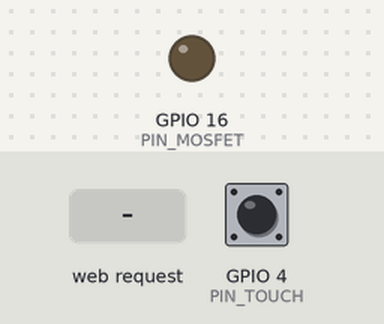
A sketch run on a simulated ESP32. Shown: output pins drawn as LEDs (lit = HIGH). Inputs (shaded band) come from the test bench; at power-on: GPIO 4 (PIN_TOUCH) LOW. WiFi joins after 1.5 s; servers stay silent unless stated; what the sketch prints to the serial monitor is not drawn.

Above: at 2.7 s.
2.8 s: HTTP request GET /manual received
At 3.2 s:
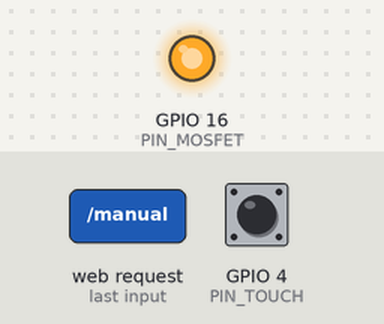
5.8 s: GPIO 4 (PIN_TOUCH) pulled HIGH for 0.15 s
At 6.6 s:
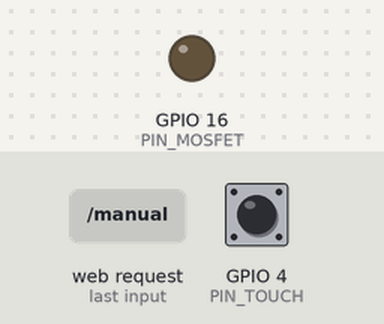
7.4 s: GPIO 4 (PIN_TOUCH) pulled HIGH for 1 s
At 7.8 s:
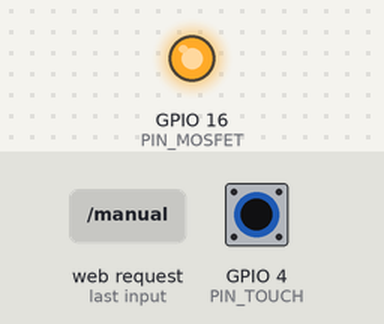
9.9 s: GPIO 4 (PIN_TOUCH) pulled HIGH for 3.2 s
At 10.9 s:
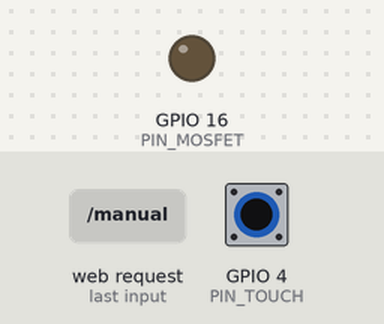
14.6 s: HTTP request GET /manual?plain=1 received
At 15.7 s:
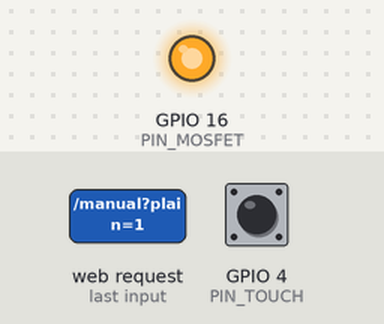
17.6 s: HTTP request GET /test-alba received
At 18.0 s:
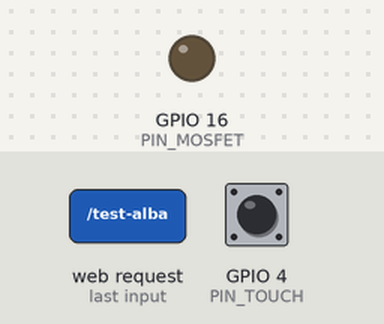
Timing chart, 0 to 20.1 s (numbered marks = the images above; inputs shaded):
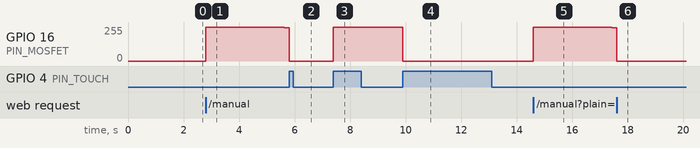

The sketch:

edit.ino
```cpp
#include <WiFi.h>
#include <WebServer.h>
#include <Wire.h>
#include <RTClib.h>
#include <math.h>

const char* ssid = "EOLO_039618";
const char* password = "Q8AeshLR6";

const int PIN_MOSFET = 16;
const int PIN_TOUCH = 4;

// DURATE
const unsigned long DURATION_SUNSET = 10;
const unsigned long DURATION_SUNRISE = 30;
unsigned long standardDurationMinutes = 30;

RTC_DS1307 rtc;
WebServer server(80);

const int PWM_FREQ = 5000;
const int PWM_CHANNEL = 0;
const int PWM_RESOLUTION = 8;

// STATI
int currentBrightness = 0;
bool isLightOn = false;
bool isSunsetMode = false;
bool isSunriseMode = false;

// DEBUG: Variabile per salvare l'ultimo messaggio ricevuto
String lastWebhookMessage = "Nessun segnale ricevuto ancora.";

unsigned long animationStartTime = 0;
unsigned long currentDurationMillis = 0;
int lastTouchState = LOW;

// PROTOTIPI
void startSunset(unsigned long minutes);
void startSunrise(unsigned long minutes);
void updateSunset();
void updateSunrise();
void handleTouch();

void setup() {
  Serial.begin(115200);

  ledcSetup(PWM_CHANNEL, PWM_FREQ, PWM_RESOLUTION);
  ledcAttachPin(PIN_MOSFET, PWM_CHANNEL);
  ledcWrite(PWM_CHANNEL, 0);
  pinMode(PIN_TOUCH, INPUT);

  if (!rtc.begin()) Serial.println("RTC ERROR");
  if (!rtc.isrunning()) {
    rtc.adjust(DateTime(__DATE__, __TIME__));
  }

  WiFi.begin(ssid, password);
  while (WiFi.status() != WL_CONNECTED) { delay(500); Serial.print("."); }
  Serial.println("\nIP: " + WiFi.localIP().toString());

  // --- 1. WEBHOOK (Input dall'App) ---
  server.on("/webhook", HTTP_POST, []() {
    if (!server.hasArg("plain")) {
      server.send(400, "text/plain", "No body data");
      return;
    }

    // SALVIAMO IL MESSAGGIO NELLA VARIABILE GLOBALE PER VISUALIZZARLO
    String body = server.arg("plain");
    lastWebhookMessage = body; // <--- Qui salviamo il testo per la pagina web
    Serial.println("WEBHOOK: " + body);

    if (body.indexOf("sleep_tracking_started") >= 0) {
       if (!isLightOn && currentBrightness == 0) {
         server.send(200, "text/plain", "Ignorato: Luce gia' spenta.");
       } else {
         startSunset(DURATION_SUNSET);
         server.send(200, "text/plain", "Tramonto OK");
       }
    }
    else if (body.indexOf("alarm_alert_start") >= 0 || body.indexOf("smart_period") >= 0) {
       if (isLightOn && currentBrightness == 255) {
         server.send(200, "text/plain", "Ignorato: Luce gia' accesa.");
       } else {
         startSunrise(DURATION_SUNRISE);
         server.send(200, "text/plain", "Alba OK");
       }
    }
    else {
      server.send(200, "text/plain", "Evento ricevuto ma non riconosciuto.");
    }
  });

  // --- 2. COMANDO MANUALE ---
  server.on("/manual", []() {
    if (!isLightOn) { isLightOn = true; ledcWrite(PWM_CHANNEL, 255); }
    startSunset(standardDurationMinutes);
    server.sendHeader("Location", "/");
    server.send(303);
  });

  // --- 3. TEST ALBA ---
  server.on("/test-alba", []() {
    startSunrise(DURATION_SUNRISE);
    server.sendHeader("Location", "/");
    server.send(303);
  });

  // --- 4. INTERFACCIA WEB (Con Debugger) ---
  server.on("/", []() {
    DateTime now = rtc.now();
    String html = "<html><head><meta name='viewport' content='width=device-width, initial-scale=1'>";
    // Aggiungo un refresh automatico ogni 5 secondi per vedere se arrivano messaggi
    html += "<meta http-equiv='refresh' content='5'>";
    html += "</head>";
    html += "<body style='font-family:sans-serif; text-align:center; padding:20px;'>";
    html += "<h1>Domotica Sonno</h1>";

    // Stato
    html += "<div style='border:1px solid #ccc; padding:10px; margin-bottom:20px;'>";
    html += "<p>Ora RTC: <b>" + String(now.hour()) + ":" + String(now.minute()) + "</b></p>";
    html += "<p>Stato Luce: <b>" + String(isLightOn ? "ACCESA" : "SPENTA") + "</b> (" + String(currentBrightness) + ")</p>";
    if (isSunsetMode) html += "<p style='color:blue; font-weight:bold;'>TRAMONTO IN CORSO</p>";
    if (isSunriseMode) html += "<p style='color:orange; font-weight:bold;'>ALBA IN CORSO</p>";
    html += "</div>";

    // Debugger Box (NUOVO)
    html += "<div style='background:#f0f0f0; padding:10px; margin-bottom:20px; border-radius:5px;'>";
    html += "<h3>Ultimo Segnale dall'App:</h3>";
    html += "<textarea rows='4' style='width:100%; font-family:monospace;' readonly>" + lastWebhookMessage + "</textarea>";
    html += "<p style='font-size:12px; color:#666;'>(La pagina si aggiorna ogni 5 sec)</p>";
    html += "</div>";

    // Pulsanti
    html += "<a href='/manual'><button style='padding:15px; background:#4CAF50; color:white; border:none; margin:5px; width:100%;'>TRAMONTO (30 min)</button></a><br>";
    html += "<a href='/test-alba'><button style='padding:15px; background:#FF9800; color:white; border:none; margin:5px; width:100%;'>TEST ALBA (30 min)</button></a>";

    html += "</body></html>";
    server.send(200, "text/html", html);
  });

  server.begin();
}

void loop() {
  server.handleClient();
  handleTouch();
  if (isSunsetMode) updateSunset();
  if (isSunriseMode) updateSunrise();
}

// LOGICA
void startSunset(unsigned long minutes) {
  isSunsetMode = true; isSunriseMode = false;
  animationStartTime = millis();
  currentDurationMillis = minutes * 60 * 1000;
  isLightOn = true;
}

void startSunrise(unsigned long minutes) {
  isSunriseMode = true; isSunsetMode = false;
  animationStartTime = millis();
  currentDurationMillis = minutes * 60 * 1000;
  isLightOn = true;
  currentBrightness = 0; ledcWrite(PWM_CHANNEL, 0);
}

void handleTouch() {
  int touchState = digitalRead(PIN_TOUCH);
  if (touchState == HIGH && lastTouchState == LOW) {
    isSunsetMode = false; isSunriseMode = false;
    isLightOn = !isLightOn;
    currentBrightness = isLightOn ? 255 : 0;
    ledcWrite(PWM_CHANNEL, currentBrightness);
    delay(300);
  }
  lastTouchState = touchState;
}

void updateSunset() {
  unsigned long t = millis() - animationStartTime;
  if (t >= currentDurationMillis) {
    ledcWrite(PWM_CHANNEL, 0); isSunsetMode = false; isLightOn = false; currentBrightness=0;
  } else {
    float rem = 1.0 - ((float)t / currentDurationMillis);
    int val = (int)(pow(rem, 5.0) * 255);
    if (val != currentBrightness) { currentBrightness = val; ledcWrite(PWM_CHANNEL, val); }
  }
}

void updateSunrise() {
  unsigned long t = millis() - animationStartTime;
  if (t >= currentDurationMillis) {
    ledcWrite(PWM_CHANNEL, 255); isSunriseMode = false; isLightOn = true; currentBrightness=255;
  } else {
    float prog = (float)t / currentDurationMillis;
    int val = (int)(pow(prog, 3.0) * 255);
    if (val != currentBrightness) { currentBrightness = val; ledcWrite(PWM_CHANNEL, val); }
  }
}
```

rtcadjust.ino
```cpp
  // --- IMPOSTAZIONE ORA (DA USARE SOLO LA PRIMA VOLTA) ---
  // Togli le // qui sotto per sincronizzare l'ora, carica, poi rimettile e ricarica.
  // rtc.adjust(DateTime(F_DATE, F_TIME));
```

Measured:
- after the input at 2.8 s, GPIO 16 (PIN_MOSFET): 0/255 → 253/255 at once, → 252/255 1.4 s later, → 251/255 1.4 s later
- after the input at 5.8 s, GPIO 16 (PIN_MOSFET): 251/255 → 0/255 at once
- after the input at 7.4 s, GPIO 16 (PIN_MOSFET): 0/255 → 255/255 at once
- after the input at 9.9 s, GPIO 16 (PIN_MOSFET): 255/255 → 0/255 at once
- after the input at 14.6 s, GPIO 16 (PIN_MOSFET): 0/255 → 253/255 at once, → 252/255 1.4 s later, → 251/255 1.4 s later
- after the input at 17.6 s, GPIO 16 (PIN_MOSFET): 251/255 → 0/255 at once
